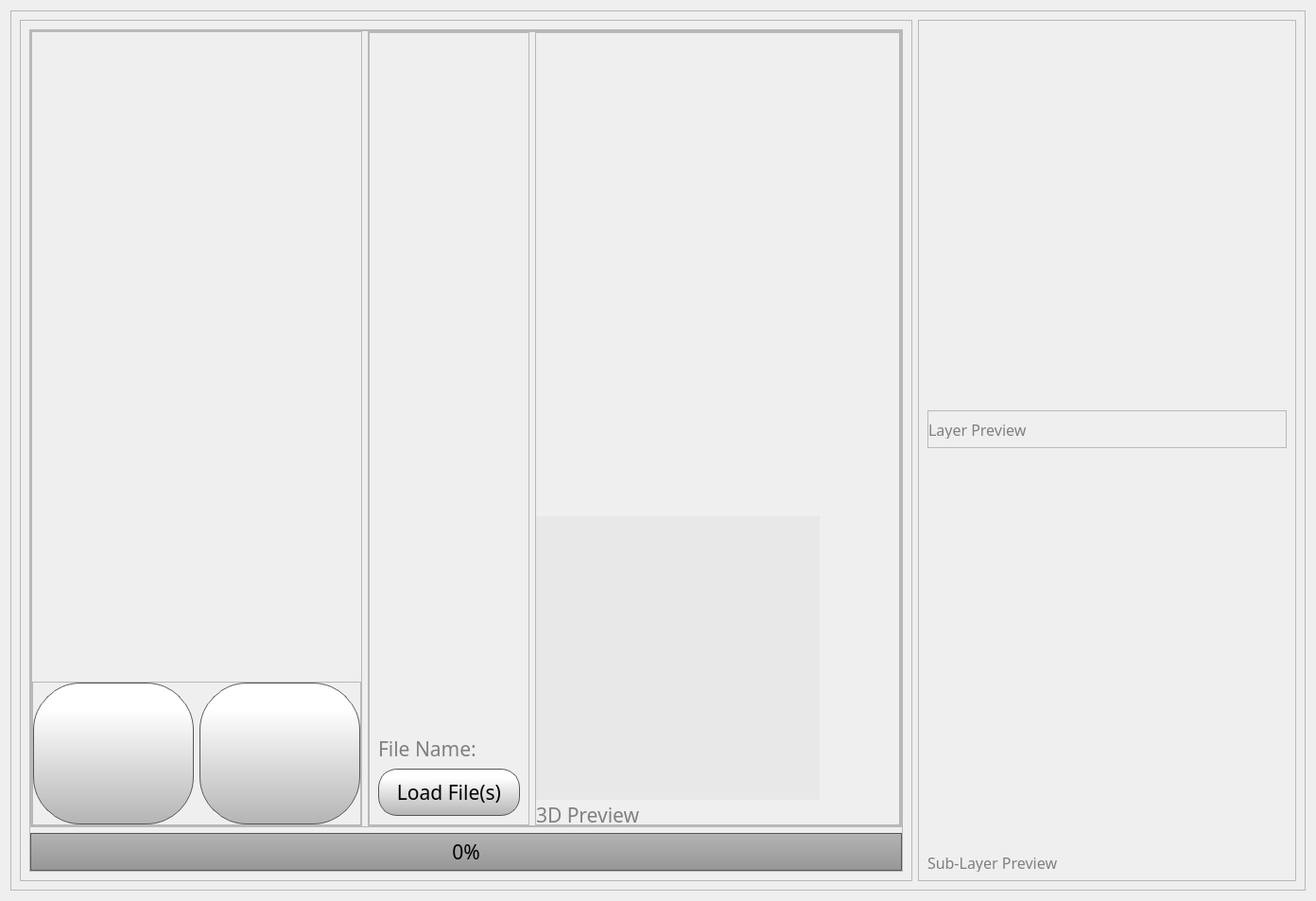
<?xml version="1.0" encoding="UTF-8"?>
<ui version="4.0">
 <class>Form</class>
 <widget class="QWidget" name="Form">
  <property name="geometry">
   <rect>
    <x>0</x>
    <y>0</y>
    <width>1392</width>
    <height>953</height>
   </rect>
  </property>
  <property name="windowTitle">
   <string>Form</string>
  </property>
  <layout class="QVBoxLayout" name="verticalLayout_13">
   <item>
    <widget class="QFrame" name="TopLevelFrame">
     <property name="frameShape">
      <enum>QFrame::StyledPanel</enum>
     </property>
     <property name="frameShadow">
      <enum>QFrame::Raised</enum>
     </property>
     <layout class="QHBoxLayout" name="horizontalLayout">
      <item>
       <widget class="QFrame" name="ControlFrame">
        <property name="frameShape">
         <enum>QFrame::StyledPanel</enum>
        </property>
        <property name="frameShadow">
         <enum>QFrame::Raised</enum>
        </property>
        <layout class="QVBoxLayout" name="verticalLayout">
         <item>
          <widget class="QFrame" name="SummaryFrame">
           <property name="minimumSize">
            <size>
             <width>0</width>
             <height>300</height>
            </size>
           </property>
           <property name="frameShape">
            <enum>QFrame::StyledPanel</enum>
           </property>
           <property name="frameShadow">
            <enum>QFrame::Raised</enum>
           </property>
           <layout class="QVBoxLayout" name="verticalLayout_11">
            <property name="leftMargin">
             <number>0</number>
            </property>
            <property name="topMargin">
             <number>0</number>
            </property>
            <property name="rightMargin">
             <number>0</number>
            </property>
            <property name="bottomMargin">
             <number>0</number>
            </property>
            <item>
             <widget class="QFrame" name="tempButtonLayerFrame">
              <property name="maximumSize">
               <size>
                <width>16777215</width>
                <height>16777215</height>
               </size>
              </property>
              <property name="frameShape">
               <enum>QFrame::StyledPanel</enum>
              </property>
              <property name="frameShadow">
               <enum>QFrame::Raised</enum>
              </property>
              <layout class="QHBoxLayout" name="horizontalLayout_7">
               <property name="leftMargin">
                <number>0</number>
               </property>
               <property name="topMargin">
                <number>0</number>
               </property>
               <property name="rightMargin">
                <number>0</number>
               </property>
               <property name="bottomMargin">
                <number>0</number>
               </property>
               <item>
                <widget class="QFrame" name="frame_13">
                 <property name="minimumSize">
                  <size>
                   <width>350</width>
                   <height>0</height>
                  </size>
                 </property>
                 <property name="frameShape">
                  <enum>QFrame::StyledPanel</enum>
                 </property>
                 <property name="frameShadow">
                  <enum>QFrame::Raised</enum>
                 </property>
                 <layout class="QVBoxLayout" name="verticalLayout_9">
                  <property name="leftMargin">
                   <number>0</number>
                  </property>
                  <property name="topMargin">
                   <number>0</number>
                  </property>
                  <property name="rightMargin">
                   <number>0</number>
                  </property>
                  <property name="bottomMargin">
                   <number>0</number>
                  </property>
                  <item>
                   <spacer name="verticalSpacer_2">
                    <property name="orientation">
                     <enum>Qt::Vertical</enum>
                    </property>
                    <property name="sizeHint" stdset="0">
                     <size>
                      <width>20</width>
                      <height>40</height>
                     </size>
                    </property>
                   </spacer>
                  </item>
                  <item>
                   <widget class="QFrame" name="frame_11">
                    <property name="frameShape">
                     <enum>QFrame::StyledPanel</enum>
                    </property>
                    <property name="frameShadow">
                     <enum>QFrame::Raised</enum>
                    </property>
                    <layout class="QHBoxLayout" name="horizontalLayout_5">
                     <property name="leftMargin">
                      <number>0</number>
                     </property>
                     <property name="topMargin">
                      <number>0</number>
                     </property>
                     <property name="rightMargin">
                      <number>0</number>
                     </property>
                     <property name="bottomMargin">
                      <number>0</number>
                     </property>
                     <item>
                      <widget class="QPushButton" name="stopButton">
                       <property name="minimumSize">
                        <size>
                         <width>150</width>
                         <height>150</height>
                        </size>
                       </property>
                       <property name="font">
                        <font>
                         <family>Gotham</family>
                         <pointsize>16</pointsize>
                        </font>
                       </property>
                       <property name="styleSheet">
                        <string notr="true">QPushButton {
    border: 1px solid rgb(87, 87, 87);

	background-color: qlineargradient(spread:pad, x1:0, y1:1, x2:0, y2:0.188, stop:0 rgba(180, 180, 180, 255), stop:1 rgba(255, 255, 255, 255));
border-radius:50px;
}

QPushButton:pressed {
    background-color: qlineargradient(x1: 0, y1: 0, x2: 0, y2: 1,
                                      stop: 0 #dadbde, stop: 1 #f6f7fa);
}

QPushButton:flat {
    border: none; /* no border for a flat push button */
}

QPushButton:default {
    border-color: navy; /* make the default button prominent */
}

QPushButton:focus {
	outline: none;
}</string>
                       </property>
                       <property name="text">
                        <string/>
                       </property>
                       <property name="icon">
                        <iconset resource="../resources/resource.qrc">
                         <normaloff>:/Icons/img/icons/video-player-stop-button.png</normaloff>:/Icons/img/icons/video-player-stop-button.png</iconset>
                       </property>
                       <property name="iconSize">
                        <size>
                         <width>50</width>
                         <height>50</height>
                        </size>
                       </property>
                      </widget>
                     </item>
                     <item>
                      <widget class="QPushButton" name="playPauseButton">
                       <property name="minimumSize">
                        <size>
                         <width>150</width>
                         <height>150</height>
                        </size>
                       </property>
                       <property name="font">
                        <font>
                         <family>Gotham</family>
                         <pointsize>16</pointsize>
                        </font>
                       </property>
                       <property name="styleSheet">
                        <string notr="true">QPushButton {
    border: 1px solid rgb(87, 87, 87);
	background-color: qlineargradient(spread:pad, x1:0, y1:1, x2:0, y2:0.188, stop:0 rgba(180, 180, 180, 255), stop:1 rgba(255, 255, 255, 255));
border-radius:50px;
    
}

QPushButton:pressed {

    background-color: qlineargradient(x1: 0, y1: 0, x2: 0, y2: 1,
                                      stop: 0 #dadbde, stop: 1 #f6f7fa);
}

QPushButton:flat {
    border: none; /* no border for a flat push button */
}

QPushButton:default {
    border-color: navy; /* make the default button prominent */
}

QPushButton:focus {
	outline: none;
}</string>
                       </property>
                       <property name="text">
                        <string/>
                       </property>
                       <property name="icon">
                        <iconset resource="../resources/resource.qrc">
                         <normaloff>:/Icons/img/icons/play-button.png</normaloff>
                         <normalon>:/Icons/img/icons/pause-button.png</normalon>:/Icons/img/icons/play-button.png</iconset>
                       </property>
                       <property name="iconSize">
                        <size>
                         <width>50</width>
                         <height>50</height>
                        </size>
                       </property>
                       <property name="checkable">
                        <bool>true</bool>
                       </property>
                       <property name="checked">
                        <bool>false</bool>
                       </property>
                       <property name="autoDefault">
                        <bool>false</bool>
                       </property>
                       <property name="default">
                        <bool>false</bool>
                       </property>
                       <property name="flat">
                        <bool>false</bool>
                       </property>
                      </widget>
                     </item>
                    </layout>
                   </widget>
                  </item>
                 </layout>
                </widget>
               </item>
               <item>
                <widget class="QFrame" name="fileFrame">
                 <property name="frameShape">
                  <enum>QFrame::StyledPanel</enum>
                 </property>
                 <property name="frameShadow">
                  <enum>QFrame::Raised</enum>
                 </property>
                 <layout class="QHBoxLayout" name="horizontalLayout_8">
                  <property name="leftMargin">
                   <number>0</number>
                  </property>
                  <property name="topMargin">
                   <number>0</number>
                  </property>
                  <property name="rightMargin">
                   <number>0</number>
                  </property>
                  <property name="bottomMargin">
                   <number>0</number>
                  </property>
                  <item>
                   <widget class="QFrame" name="frame">
                    <property name="frameShape">
                     <enum>QFrame::StyledPanel</enum>
                    </property>
                    <property name="frameShadow">
                     <enum>QFrame::Raised</enum>
                    </property>
                    <layout class="QVBoxLayout" name="verticalLayout_10">
                     <item>
                      <spacer name="verticalSpacer_3">
                       <property name="orientation">
                        <enum>Qt::Vertical</enum>
                       </property>
                       <property name="sizeHint" stdset="0">
                        <size>
                         <width>20</width>
                         <height>40</height>
                        </size>
                       </property>
                      </spacer>
                     </item>
                     <item>
                      <widget class="QLabel" name="fileInfoLabel">
                       <property name="font">
                        <font>
                         <family>Gotham</family>
                         <pointsize>16</pointsize>
                         <weight>50</weight>
                         <bold>false</bold>
                        </font>
                       </property>
                       <property name="styleSheet">
                        <string notr="true">color:  grey;</string>
                       </property>
                       <property name="text">
                        <string>File Name:</string>
                       </property>
                      </widget>
                     </item>
                     <item>
                      <widget class="QPushButton" name="loadFileButton">
                       <property name="minimumSize">
                        <size>
                         <width>150</width>
                         <height>50</height>
                        </size>
                       </property>
                       <property name="maximumSize">
                        <size>
                         <width>200</width>
                         <height>50</height>
                        </size>
                       </property>
                       <property name="font">
                        <font>
                         <family>Gotham</family>
                         <pointsize>16</pointsize>
                        </font>
                       </property>
                       <property name="styleSheet">
                        <string notr="true">QPushButton {
    border: 1px solid rgb(87, 87, 87);

	background-color: qlineargradient(spread:pad, x1:0, y1:1, x2:0, y2:0.188, stop:0 rgba(180, 180, 180, 255), stop:1 rgba(255, 255, 255, 255));
border-radius:20px;
}

QPushButton:pressed {
    background-color: qlineargradient(x1: 0, y1: 0, x2: 0, y2: 1,
                                      stop: 0 #dadbde, stop: 1 #f6f7fa);
}

QPushButton:flat {
    border: none; /* no border for a flat push button */
}

QPushButton:default {
    border-color: navy; /* make the default button prominent */
}

QPushButton:focus {
	outline: none;
}</string>
                       </property>
                       <property name="text">
                        <string>Load File(s)</string>
                       </property>
                       <property name="icon">
                        <iconset resource="../resources/resource.qrc">
                         <normaloff>:/Icons/img/icons/folder.png</normaloff>:/Icons/img/icons/folder.png</iconset>
                       </property>
                       <property name="iconSize">
                        <size>
                         <width>20</width>
                         <height>20</height>
                        </size>
                       </property>
                      </widget>
                     </item>
                    </layout>
                   </widget>
                  </item>
                  <item>
                   <widget class="QFrame" name="layerPreviewFrame">
                    <property name="maximumSize">
                     <size>
                      <width>400</width>
                      <height>16777215</height>
                     </size>
                    </property>
                    <property name="frameShape">
                     <enum>QFrame::StyledPanel</enum>
                    </property>
                    <property name="frameShadow">
                     <enum>QFrame::Raised</enum>
                    </property>
                    <layout class="QVBoxLayout" name="verticalLayout_12">
                     <property name="leftMargin">
                      <number>0</number>
                     </property>
                     <property name="topMargin">
                      <number>0</number>
                     </property>
                     <property name="rightMargin">
                      <number>0</number>
                     </property>
                     <property name="bottomMargin">
                      <number>0</number>
                     </property>
                     <item>
                      <spacer name="verticalSpacer_4">
                       <property name="orientation">
                        <enum>Qt::Vertical</enum>
                       </property>
                       <property name="sizeHint" stdset="0">
                        <size>
                         <width>20</width>
                         <height>40</height>
                        </size>
                       </property>
                      </spacer>
                     </item>
                     <item>
                      <widget class="QWidget" name="previewWidget" native="true">
                       <property name="sizePolicy">
                        <sizepolicy hsizetype="Expanding" vsizetype="Preferred">
                         <horstretch>0</horstretch>
                         <verstretch>0</verstretch>
                        </sizepolicy>
                       </property>
                       <property name="minimumSize">
                        <size>
                         <width>300</width>
                         <height>300</height>
                        </size>
                       </property>
                       <property name="maximumSize">
                        <size>
                         <width>300</width>
                         <height>300</height>
                        </size>
                       </property>
                       <property name="styleSheet">
                        <string notr="true">background-color: rgb(232, 232, 232);
</string>
                       </property>
                      </widget>
                     </item>
                     <item>
                      <widget class="QLabel" name="fileInfoLabel_5">
                       <property name="maximumSize">
                        <size>
                         <width>16777215</width>
                         <height>20</height>
                        </size>
                       </property>
                       <property name="font">
                        <font>
                         <family>Gotham</family>
                         <pointsize>16</pointsize>
                         <weight>50</weight>
                         <bold>false</bold>
                        </font>
                       </property>
                       <property name="styleSheet">
                        <string notr="true">color:  grey;</string>
                       </property>
                       <property name="text">
                        <string>3D Preview</string>
                       </property>
                      </widget>
                     </item>
                    </layout>
                   </widget>
                  </item>
                 </layout>
                </widget>
               </item>
              </layout>
             </widget>
            </item>
            <item>
             <widget class="QProgressBar" name="printProgressBar">
              <property name="minimumSize">
               <size>
                <width>50</width>
                <height>0</height>
               </size>
              </property>
              <property name="font">
               <font>
                <family>Gotham</family>
                <pointsize>16</pointsize>
                <weight>50</weight>
                <italic>false</italic>
                <bold>false</bold>
                <stylestrategy>PreferAntialias</stylestrategy>
               </font>
              </property>
              <property name="styleSheet">
               <string notr="true">QProgressBar::chunk {

	background-color: qlineargradient(spread:pad, x1:0, y1:0.523, x2:0, y2:0.534, stop:0 rgba(130, 203, 117, 255), stop:1 rgba(66, 191, 85, 255));
border: 1px solid green;
}

QProgressBar {
    border: 1px solid rgb(87, 87, 87);
 /*  border-bottom-left-radius: 10px;
 border-bottom-right-radius: 10px;*/
	background-color: qlineargradient(spread:pad, x1:0, y1:1, x2:0, y2:0, stop:0 rgba(150, 150, 150, 255), stop:1 rgba(180, 180, 180, 255));
}
</string>
              </property>
              <property name="maximum">
               <number>100</number>
              </property>
              <property name="value">
               <number>0</number>
              </property>
              <property name="alignment">
               <set>Qt::AlignCenter</set>
              </property>
              <property name="textVisible">
               <bool>true</bool>
              </property>
              <property name="orientation">
               <enum>Qt::Horizontal</enum>
              </property>
              <property name="format">
               <string>%p%</string>
              </property>
             </widget>
            </item>
           </layout>
          </widget>
         </item>
        </layout>
       </widget>
      </item>
      <item>
       <widget class="QFrame" name="CameraFeedFrame">
        <property name="minimumSize">
         <size>
          <width>400</width>
          <height>0</height>
         </size>
        </property>
        <property name="maximumSize">
         <size>
          <width>400</width>
          <height>20000</height>
         </size>
        </property>
        <property name="frameShape">
         <enum>QFrame::StyledPanel</enum>
        </property>
        <property name="frameShadow">
         <enum>QFrame::Raised</enum>
        </property>
        <layout class="QVBoxLayout" name="verticalLayout_2">
         <item>
          <widget class="QWidget" name="layerPreviewWidget" native="true">
           <property name="minimumSize">
            <size>
             <width>350</width>
             <height>350</height>
            </size>
           </property>
           <property name="maximumSize">
            <size>
             <width>400</width>
             <height>400</height>
            </size>
           </property>
           <property name="styleSheet">
            <string notr="true"/>
           </property>
          </widget>
         </item>
         <item>
          <widget class="QFrame" name="frame_12">
           <property name="maximumSize">
            <size>
             <width>16777215</width>
             <height>40</height>
            </size>
           </property>
           <property name="frameShape">
            <enum>QFrame::StyledPanel</enum>
           </property>
           <property name="frameShadow">
            <enum>QFrame::Raised</enum>
           </property>
           <layout class="QHBoxLayout" name="horizontalLayout_9">
            <property name="leftMargin">
             <number>0</number>
            </property>
            <property name="topMargin">
             <number>0</number>
            </property>
            <property name="rightMargin">
             <number>0</number>
            </property>
            <property name="bottomMargin">
             <number>0</number>
            </property>
            <item>
             <widget class="QLabel" name="fileInfoLabel_12">
              <property name="maximumSize">
               <size>
                <width>16777215</width>
                <height>20</height>
               </size>
              </property>
              <property name="font">
               <font>
                <family>Gotham</family>
                <pointsize>12</pointsize>
                <weight>50</weight>
                <bold>false</bold>
               </font>
              </property>
              <property name="styleSheet">
               <string notr="true">color:  grey;</string>
              </property>
              <property name="text">
               <string>Layer Preview</string>
              </property>
             </widget>
            </item>
           </layout>
          </widget>
         </item>
         <item>
          <spacer name="verticalSpacer">
           <property name="orientation">
            <enum>Qt::Vertical</enum>
           </property>
           <property name="sizeType">
            <enum>QSizePolicy::Fixed</enum>
           </property>
           <property name="sizeHint" stdset="0">
            <size>
             <width>20</width>
             <height>20</height>
            </size>
           </property>
          </spacer>
         </item>
         <item>
          <widget class="QWidget" name="subLayerPreviewWidget" native="true">
           <property name="minimumSize">
            <size>
             <width>350</width>
             <height>350</height>
            </size>
           </property>
           <property name="maximumSize">
            <size>
             <width>400</width>
             <height>400</height>
            </size>
           </property>
           <property name="styleSheet">
            <string notr="true"/>
           </property>
          </widget>
         </item>
         <item>
          <widget class="QLabel" name="fileInfoLabel_3">
           <property name="minimumSize">
            <size>
             <width>0</width>
             <height>0</height>
            </size>
           </property>
           <property name="maximumSize">
            <size>
             <width>16777215</width>
             <height>20</height>
            </size>
           </property>
           <property name="font">
            <font>
             <family>Gotham</family>
             <pointsize>12</pointsize>
             <weight>50</weight>
             <bold>false</bold>
            </font>
           </property>
           <property name="styleSheet">
            <string notr="true">color:  grey;</string>
           </property>
           <property name="text">
            <string>Sub-Layer Preview</string>
           </property>
          </widget>
         </item>
        </layout>
       </widget>
      </item>
     </layout>
    </widget>
   </item>
  </layout>
 </widget>
 <resources>
  <include location="../resources/resource.qrc"/>
 </resources>
 <connections/>
</ui>
